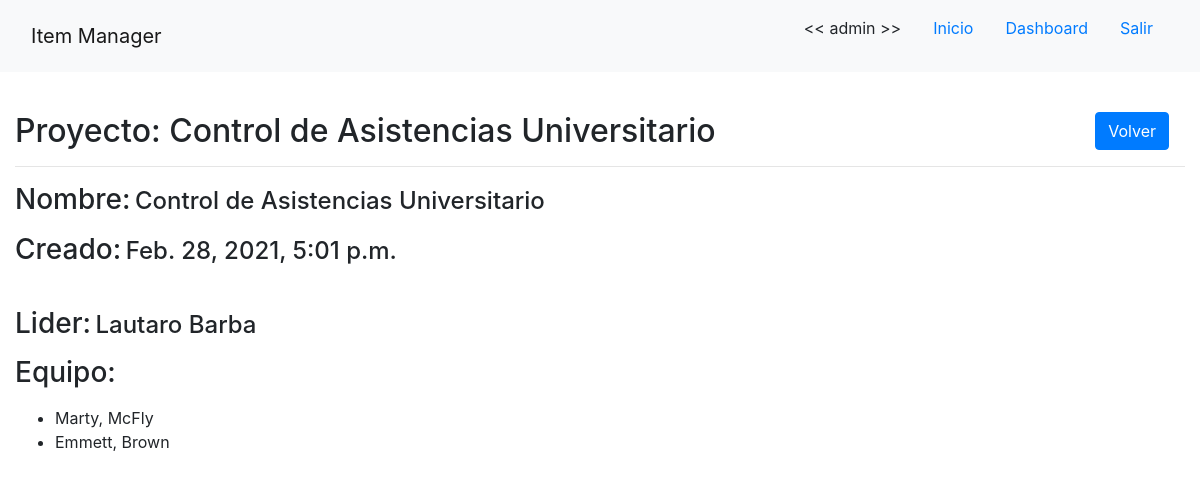
The page /proyecto/1/ (signed in) on the database its author committed.
### app/models/proyecto.py (models this page shows, shortened)
class Proyecto(models.Model):
    nombre = models.CharField(verbose_name='nombre', max_length=255, unique=True)
    creacion = models.DateTimeField(verbose_name='fecha de creacion', auto_now_add=True, max_length=255)
    lider = models.ForeignKey(User, verbose_name='lider', related_name="lidera", on_delete=models.PROTECT)
    equipo = models.ManyToManyField(User, verbose_name='equipo', related_name="participa")
    def __str__(self):
        return self.nombre

### app/views/proyecto.py (the view)
# urls.py: path('proyecto/<int:pk>/', ProyectoDetailView.as_view(), name='proyecto-detail'),
class ProyectoDetailView(LoginRequiredMixin, DetailView):
    model = Proyecto
    template_name = 'app/proyecto_detail.html'

### app/templates/app/proyecto_detail.html (shortened to what this page needs)
{% extends 'base.html' %}
{% load crispy_forms_tags %}
{% block content %}
    {% if user.is_staff %}
    <br>
    <h2>Proyecto: {{ object }}
    <div class="float-right"><a class="btn btn-primary mx-3 float-right" href="{% url 'proyecto-list' %}">Volver</a></div>
    </h2>
    <hr>
    <p><span class="h3">Nombre:</span> <span class="h4">{{ object.nombre }}</span></p>
    <p><span class="h3">Creado:</span> <span class="h4">{{ object.creacion }}</span></p>
    <br>
    <p><span class="h3">Lider:</span> <span class="h4">{{ object.lider.first_name }} {{ object.lider.last_name }}</span></p>
    <p><span class="h3">Equipo:</span></p>
    <ul>
        {% for p in object.equipo.all %}
            <li>{{ p.first_name }}, {{ p.last_name }}</li>
        {% endfor %}
    </ul>
    {% else %}
        <br>
        <h2>No tiene los permisos necesarios para ver esta página!</h2>
        <a class="btn btn-primary" href="{% url 'home' %}">Volver al Inicio</a>
    {% endif %}
{% endblock %}

### templates/base.html (shortened to what this page needs)
{% load static %}
<!DOCTYPE html>
<html lang="es">
<head>
    <link rel="stylesheet" href="https://stackpath.bootstrapcdn.com/bootstrap/4.5.0/css/bootstrap.min.css">
</head>
<body>
    <nav class="navbar sticky-top navbar-light bg-light align-items-center">
        <div class="col-12 col-md-6 text-center text-md-left">
            <a class="navbar-brand" href="{% url 'home' %}">Item Manager</a>
        </div>
        <div class="col-12 col-md-6 d-flex justify-content-center justify-content-md-end">
            {% if user.is_authenticated %}
                <p class="nav-link d-none d-md-block"><< {{ user.username }} >></p>
                <a class="nav-link d-none d-md-block" href="{% url 'home' %}">Inicio</a>
                {% if user.is_staff %}
                    <a class="nav-link d-none d-md-block" href="{% url 'dashboard' %}">Dashboard</a>
                {% else %}
                    <a class="nav-link d-none d-md-block" href="{% url 'mis-proyectos-list' %}">Mis Proyectos</a>
                    <a class="nav-link d-none d-md-block" href="{% url 'mis-items-list' %}">Mis Items</a>
                {% endif %}
                <a class="nav-link d-none d-md-block" href="{% url 'logout' %}">Salir</a>
            {% endif %}
        </div>
    </nav>
    <div class="container-fluid justify-content-center mt-3">
        {% block content %}{% endblock %}
    </div>
</body>
</html>

### rows shown on the page
Proyecto: nombre "Control de Asistencias Universitario", creacion "Feb. 28, 2021, 5:01 p.m.", lider.first_name "Lautaro", lider.last_name "Barba"

### other values the page prints
{{ user.username }} "admin"
{{ p.first_name }} "Marty"
{{ p.last_name }} "McFly"
{{ p.first_name }} "Emmett"
{{ p.last_name }} "Brown"
